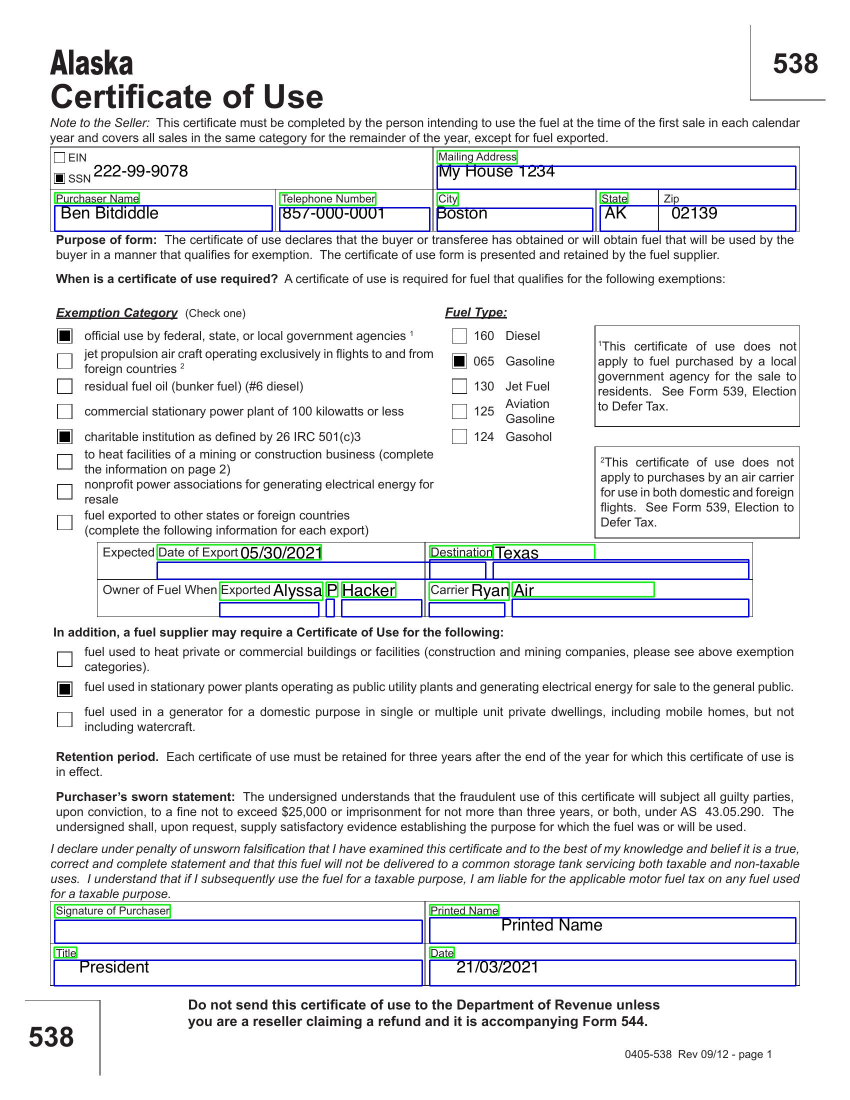
#> input picture testing1.jpg, 1700 x 2200 px (shown at 1/2 size)
$ python -i checkbox_util.py   (imports and definitions only)
#> lines starting #> are read from the running program, lines starting #| are printed output that depends on the picture; after the words box and inside, x2 and y2 are one past the last pixel; in counts of white or black regions, pixels touching at a corner belong together
import cv2
import numpy as np
import math
import json
from base.customEncoder import CustomEncoder


# removes all duplicate boxes
def remove_duplicate_lines(lines):
    final_lines = []
    for line in lines:
        duplicate = False
        for final_line in final_lines:
            if abs(line[0]-final_line[0]) < 10 and abs(line[1]-final_line[1])<10 and abs(line[2]-final_line[2]) < 10 and abs(line[3]-final_line[3])<10:
                duplicate = True
        if not duplicate:
            final_lines.append(line)
    return final_lines


# returns all major horizontal lines, used for creating label boundaries
def get_vertical_lines(path, show=False, show_duration=1000):
#> called with path = '../testing1.jpg', show = False, show_duration = 1000
    img = cv2.imread(path, 0)
#> img: shape (2200, 1700); min 0, max 255, mean 235.8

    im_color_line = cv2.imread(path)
#> im_color_line is the input picture: shape (2200, 1700, 3); mean B, G, R 237.3, 235.7, 234.7

    # thresholding the image to a binary image
    thresh, img_bin = cv2.threshold(img, 128, 255, cv2.THRESH_BINARY | cv2.THRESH_OTSU)
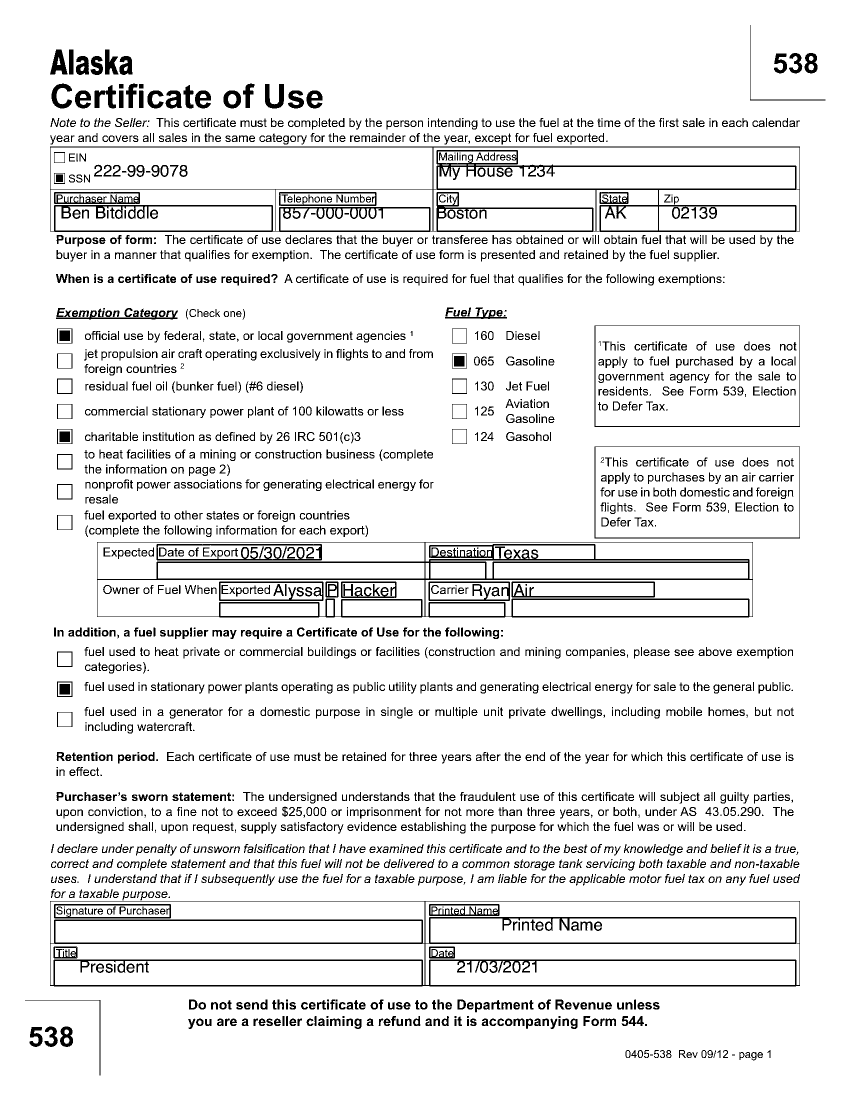
#> img_bin: shape (2200, 1700) (shown at 1/2 size); 91.2% white; 3156 black regions (261 under 20 px), largest, box (x1, y1, x2, y2) and area: (100, 293, 1600, 464) 25129, (100, 1802, 1600, 1973) 23295, (194, 1084, 1506, 1235) 21632
#> thresh = 154
    # inverting the image
    img_bin = 255 - img_bin
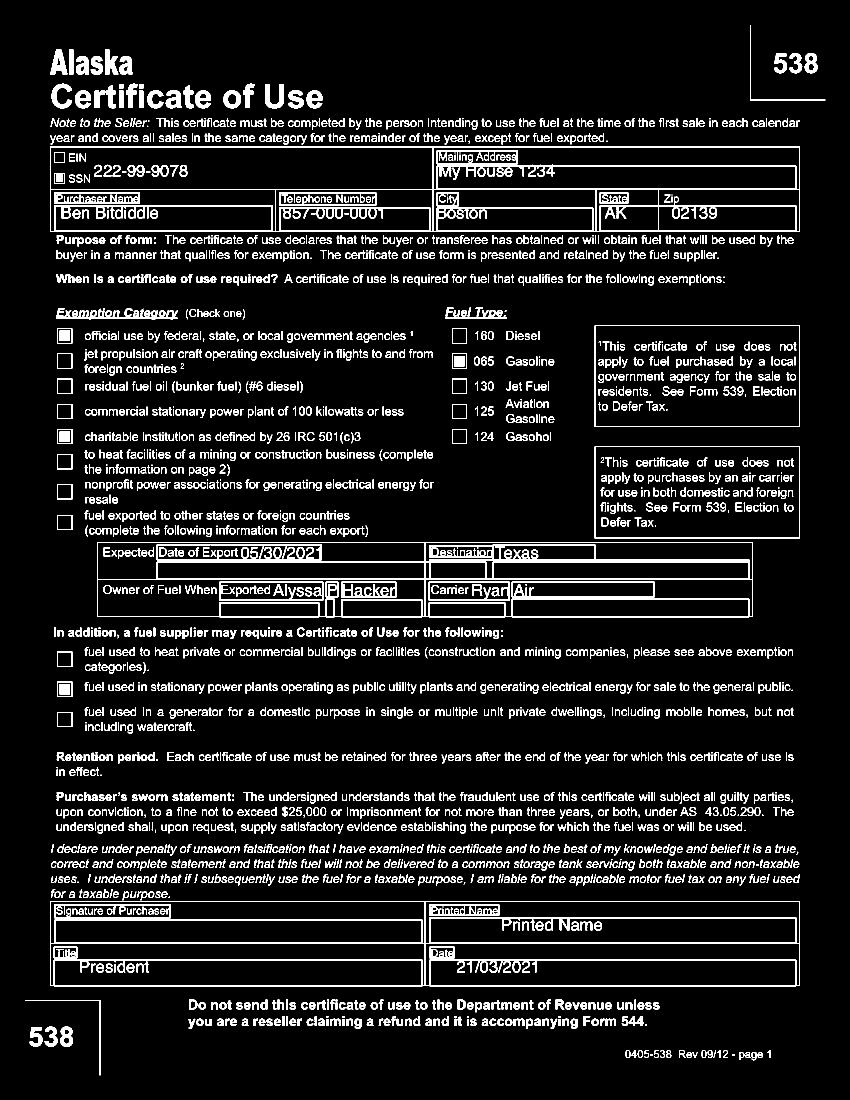
#> img_bin: shape (2200, 1700) (shown at 1/2 size); 8.8% white; 3156 white regions (261 under 20 px), largest, box (x1, y1, x2, y2) and area: (100, 293, 1600, 464) 25129, (100, 1802, 1600, 1973) 23295, (194, 1084, 1506, 1235) 21632

    # Length(width) of kernel as 100th of total width
    kernel_len = np.array(img).shape[1] // 50
#> kernel_len = 34

    # Defining a vertical kernel to detect all vertical lines of image
    ver_kernel = cv2.getStructuringElement(cv2.MORPH_RECT, (1, kernel_len))
#> ver_kernel = 34 values from 1 to 1

    # Changing to iterations 1 impacts detection of blank lines
    image_1 = cv2.erode(img_bin, ver_kernel, iterations=1)
#> image_1: shape (2200, 1700); 0.15% white; 77 white regions (28 under 20 px), largest, box (x1, y1, x2, y2) and area: (1189, 668, 1191, 838) 340, (1189, 910, 1191, 1061) 302, (865, 310, 867, 447) 274
    vertical_lines = cv2.dilate(image_1, ver_kernel, iterations=1)
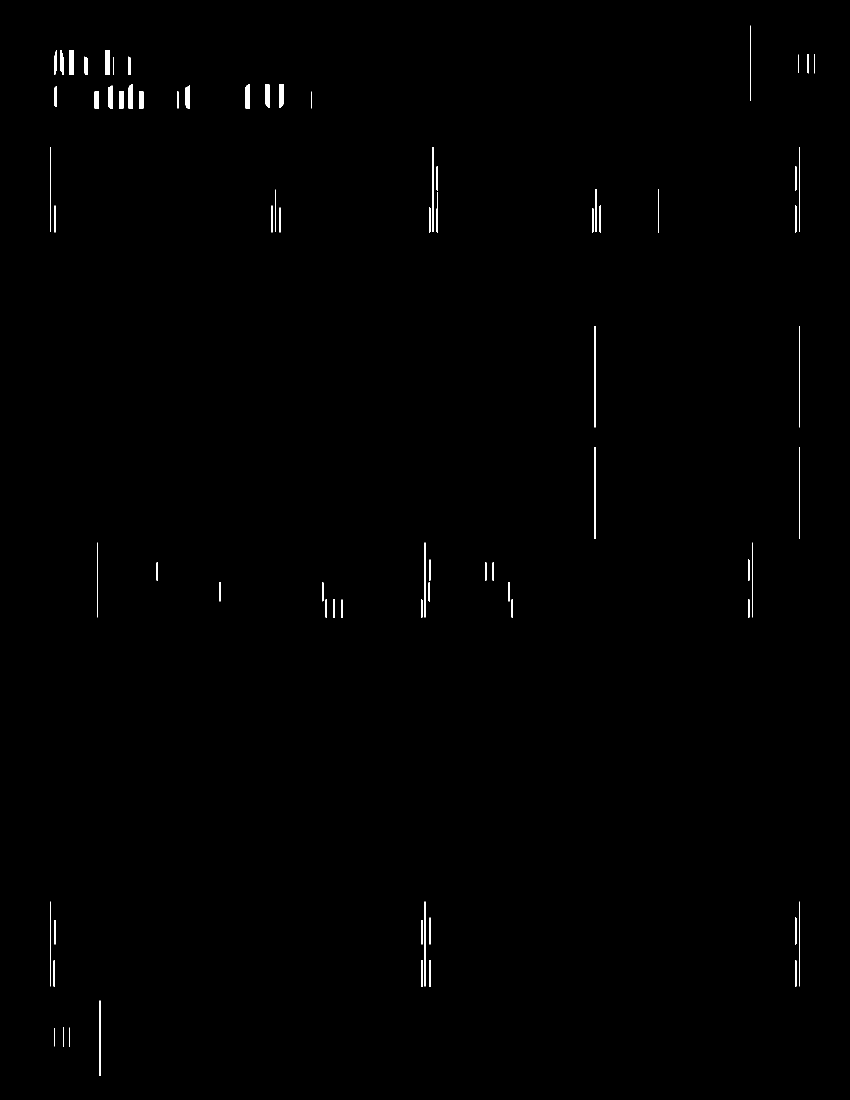
#> vertical_lines: shape (2200, 1700) (shown at 1/2 size); 0.38% white; 77 white regions, largest, box (x1, y1, x2, y2) and area: (138, 100, 147, 150) 450, (210, 100, 219, 150) 450, (558, 169, 568, 216) 436

    lines = cv2.HoughLinesP(vertical_lines, 30, math.pi / 2, 100, None, 20, 1)
#> lines = 60 rows, first 6: [866, 463, 866, 294], [1599, 1077, 1599, 894], [217, 149, 217, 100], [1189, 854, 1189, 652], [110, 464, 110, 411], [843, 1235, 843, 1199]

    lines = lines.squeeze()
    lines = remove_duplicate_lines(lines)
#> the loop in remove_duplicate_lines, `for line in lines:` made 60 passes
#> line on passes 1 to 12: [866, 463, 866, 294], [1599, 1077, 1599, 894], [217, 149, 217, 100], [1189, 854, 1189, 652], [110, 464, 110, 411], [843, 1235, 843, 1199], [110, 1888, 110, 1840], [215, 149, 215, 100], [849, 1234, 849, 1085], [108, 1887, 108, 1841], [859, 1160, 859, 1119], [1505, 1234, 1505, 1085]
#> after the loop in remove_duplicate_lines, `for line in lines:`: final_lines = 42 items, first 6: [866, 463, 866, 294], [1599, 1077, 1599, 894], [217, 149, 217, 100], [1189, 854, 1189, 652], [110, 464, 110, 411], [843, 1235, 843, 1199]
#> lines has the same summary as final_lines in remove_duplicate_lines

    for line in lines:
        pt1 = (line[0], line[1])
        pt2 = (line[2], line[3])

        cv2.line(im_color_line, pt1, pt2, (0, 0, 255), 3)
#> this loop made 42 passes
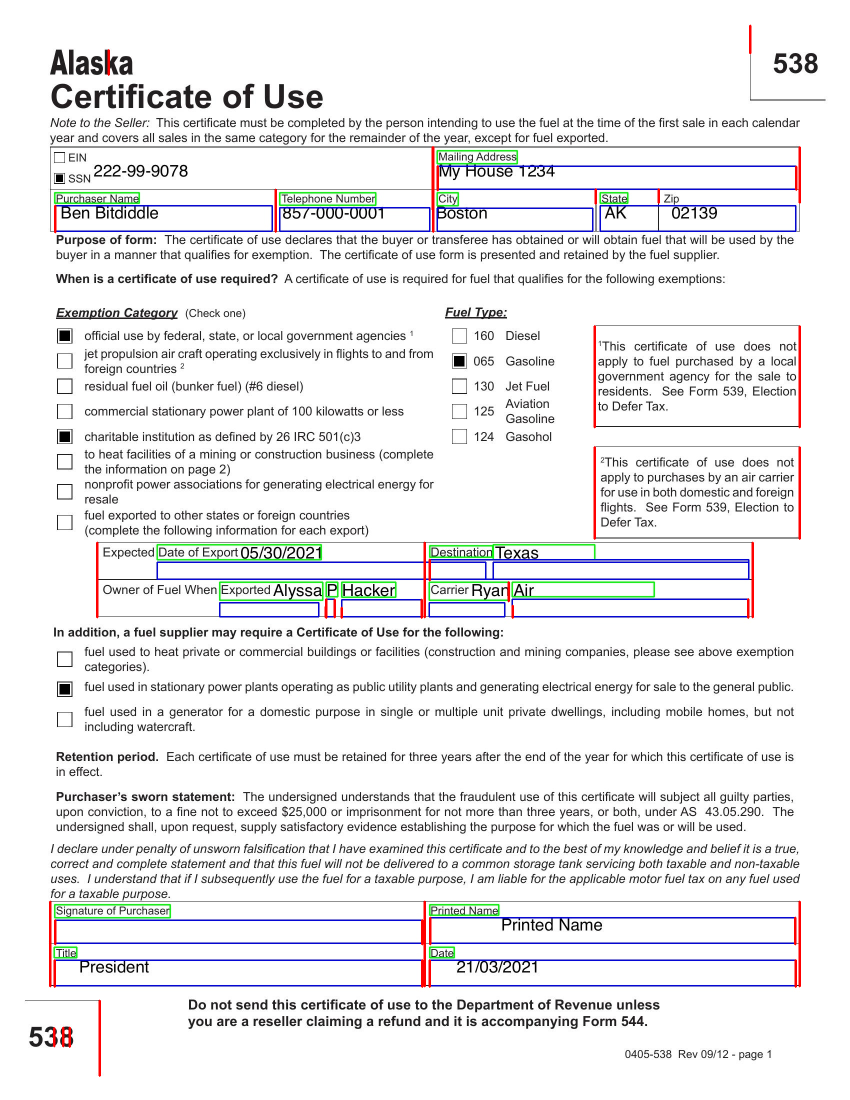
#> im_color_line: shape (2200, 1700, 3) (shown at 1/2 size); 0.46% of pixels changed, all inside (x1, y1, x2, y2) = (98, 49, 1602, 2154)

    dims = im_color_line.shape
#> dims = (2200, 1700, 3)
    img_resize = cv2.resize(im_color_line, (int(dims[1] / 3), int(dims[0] / 3)))
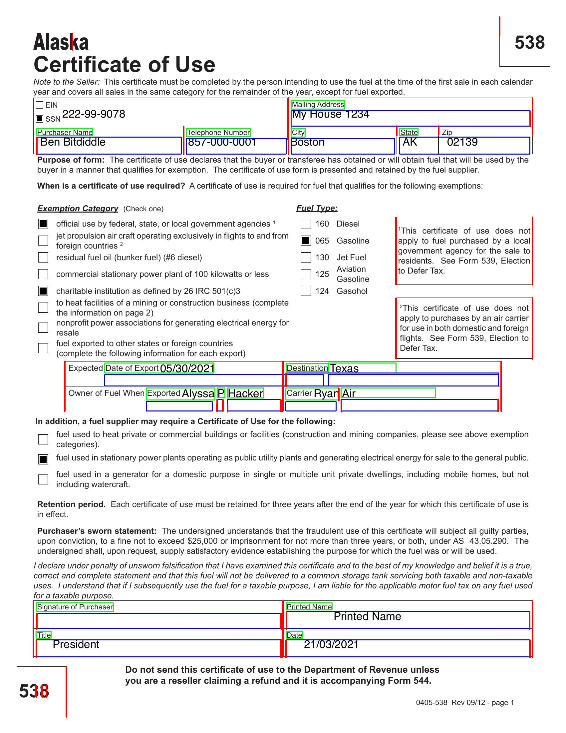
#> img_resize: shape (733, 566, 3); mean B, G, R 236.2, 234.8, 234.9

    if show:
        cv2.imshow('vertical lines', img_resize)
        cv2.waitKey(show_duration)

    return lines

def save_data_to_json(data, filename, key):
    try:
        with open(filename, "r") as file:
            prev_data = json.load(file)
    except:
        prev_data = {}

    prev_data[key] = data

    with open(filename, "w") as file:
        json.dump(prev_data, file, cls= CustomEncoder)

>>> result = get_vertical_lines('../testing1.jpg')
#> result has the same summary as final_lines in remove_duplicate_lines
